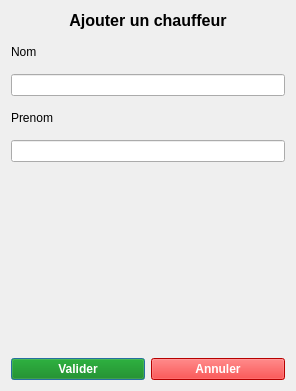
<?xml version="1.0" encoding="UTF-8"?>
<ui version="4.0">
 <class>AddChauffeur</class>
 <widget class="QDialog" name="AddChauffeur">
  <property name="geometry">
   <rect>
    <x>0</x>
    <y>0</y>
    <width>296</width>
    <height>391</height>
   </rect>
  </property>
  <property name="windowTitle">
   <string>Dialog</string>
  </property>
  <layout class="QVBoxLayout" name="verticalLayout">
   <property name="spacing">
    <number>15</number>
   </property>
   <item>
    <widget class="QLabel" name="label_3">
     <property name="layoutDirection">
      <enum>Qt::LeftToRight</enum>
     </property>
     <property name="styleSheet">
      <string notr="true">QLabel
{
font-size:12pt;
font:bold
}</string>
     </property>
     <property name="text">
      <string>Ajouter un chauffeur</string>
     </property>
     <property name="alignment">
      <set>Qt::AlignCenter</set>
     </property>
    </widget>
   </item>
   <item>
    <widget class="QLabel" name="label">
     <property name="text">
      <string>Nom</string>
     </property>
    </widget>
   </item>
   <item>
    <widget class="QLineEdit" name="surnameLine"/>
   </item>
   <item>
    <widget class="QLabel" name="label_2">
     <property name="text">
      <string>Prenom</string>
     </property>
    </widget>
   </item>
   <item>
    <widget class="QLineEdit" name="nameLine"/>
   </item>
   <item>
    <spacer name="verticalSpacer">
     <property name="orientation">
      <enum>Qt::Vertical</enum>
     </property>
     <property name="sizeHint" stdset="0">
      <size>
       <width>20</width>
       <height>40</height>
      </size>
     </property>
    </spacer>
   </item>
   <item>
    <layout class="QHBoxLayout" name="horizontalLayout">
     <property name="spacing">
      <number>6</number>
     </property>
     <item>
      <widget class="QPushButton" name="validBtn">
       <property name="styleSheet">
        <string notr="true">QPushButton
{
background-color:green;
font:bold;
color:white
}</string>
       </property>
       <property name="text">
        <string>Valider</string>
       </property>
      </widget>
     </item>
     <item>
      <widget class="QPushButton" name="cancelBtn">
       <property name="styleSheet">
        <string notr="true">QPushButton
{
background-color:red;
color:white;
font:bold
}</string>
       </property>
       <property name="text">
        <string>Annuler</string>
       </property>
      </widget>
     </item>
    </layout>
   </item>
  </layout>
 </widget>
 <resources/>
 <connections/>
</ui>
